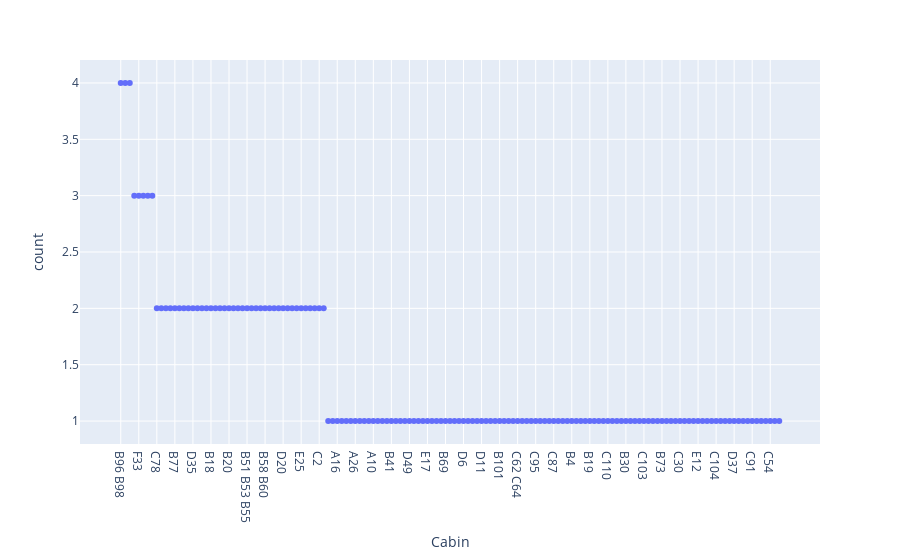

The notebook cell this image was saved under:
### Code cell
import plotly.express as px

fig = px.scatter(df_cabin, x="Cabin", y="count")
fig.show()

### Figure 1 — Plotly figure (JSON) as saved in the notebook; plotly's stock layout.template omitted (floating-point values rounded to 4 significant figures; data arrays with more than 128 entries replaced by an {"elided": "..."} marker saying what was removed)
{"data": [{"hovertemplate": "Cabin=%{x}<br>count=%{y}<extra></extra>", "legendgroup": "", "marker": {"color": "#636efa", "symbol": "circle"}, "mode": "markers", "name": "", "orientation": "v", "showlegend": false, "type": "scatter", "x": {"elided": "147 str values"}, "xaxis": "x", "y": {"elided": "147 int values"}, "yaxis": "y"}], "layout": {"autosize": true, "legend": {"tracegroupgap": 0}, "margin": {"t": 60}, "xaxis": {"anchor": "y", "autorange": true, "domain": [0, 1], "range": [-8.823, 154.8], "title": {"text": "Cabin"}, "type": "category"}, "yaxis": {"anchor": "x", "autorange": true, "domain": [0, 1], "range": [0.7627, 4.237], "title": {"text": "count"}, "type": "linear"}}}
